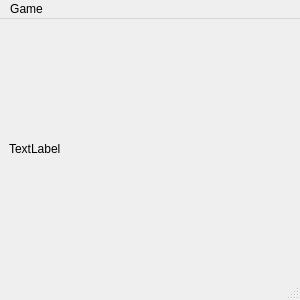
<?xml version="1.0" encoding="UTF-8"?>
<ui version="4.0">
 <class>MainWindow</class>
 <widget class="QMainWindow" name="MainWindow">
  <property name="geometry">
   <rect>
    <x>0</x>
    <y>0</y>
    <width>300</width>
    <height>300</height>
   </rect>
  </property>
  <property name="windowTitle">
   <string>Minesweeper</string>
  </property>
  <widget class="QWidget" name="centralwidget">
   <layout class="QGridLayout" name="gridLayoutRoot">
    <item row="0" column="0">
     <widget class="QLabel" name="label">
      <property name="text">
       <string>TextLabel</string>
      </property>
     </widget>
    </item>
    <item row="1" column="0">
     <layout class="QGridLayout" name="gridLayout">
      <property name="sizeConstraint">
       <enum>QLayout::SetFixedSize</enum>
      </property>
      <property name="spacing">
       <number>0</number>
      </property>
     </layout>
    </item>
   </layout>
  </widget>
  <widget class="QMenuBar" name="menubar">
   <property name="geometry">
    <rect>
     <x>0</x>
     <y>0</y>
     <width>300</width>
     <height>21</height>
    </rect>
   </property>
   <widget class="QMenu" name="menuNew_game">
    <property name="title">
     <string>Game</string>
    </property>
    <addaction name="actionNew_game"/>
   </widget>
   <addaction name="menuNew_game"/>
  </widget>
  <widget class="QStatusBar" name="statusbar"/>
  <action name="actionNew_game">
   <property name="text">
    <string>New game</string>
   </property>
  </action>
 </widget>
 <resources>
  <include location="resources/resources.qrc"/>
 </resources>
 <connections/>
</ui>
